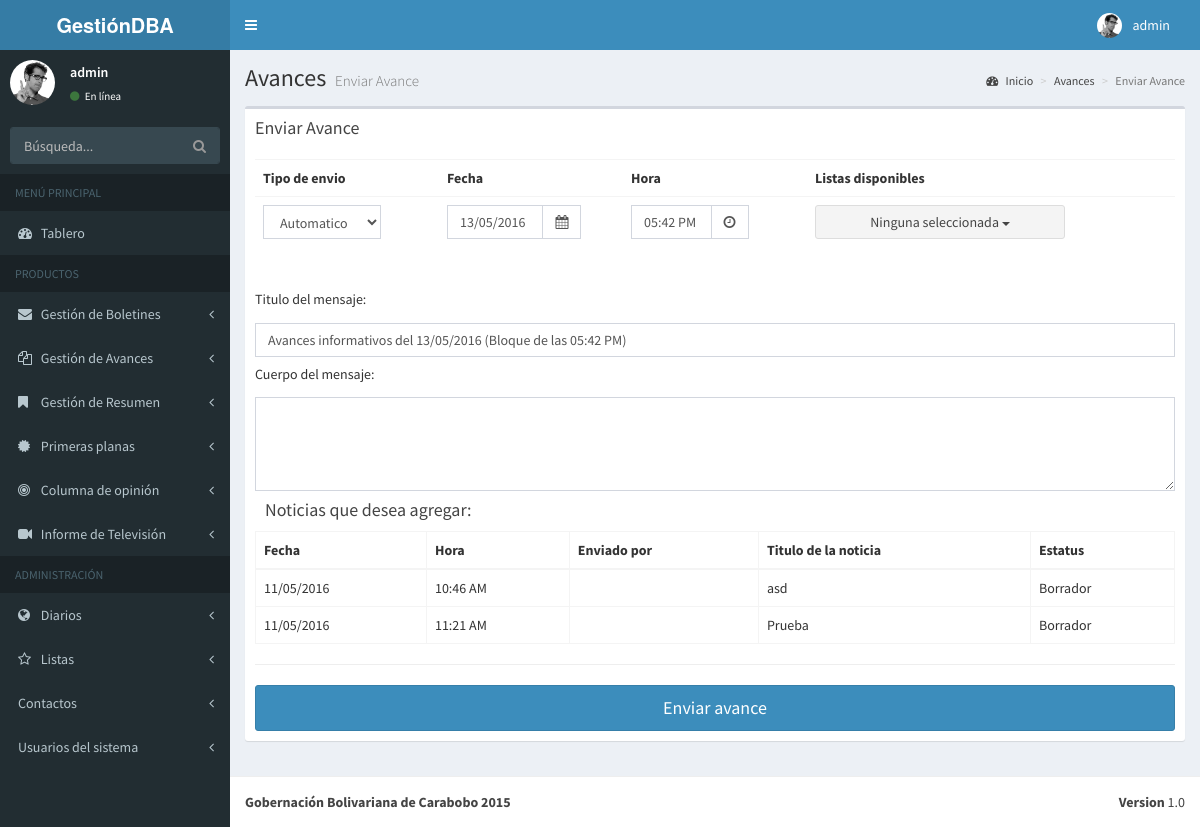
The page /avances/Avancesenviar/ (signed in) on the database as committed earlier.
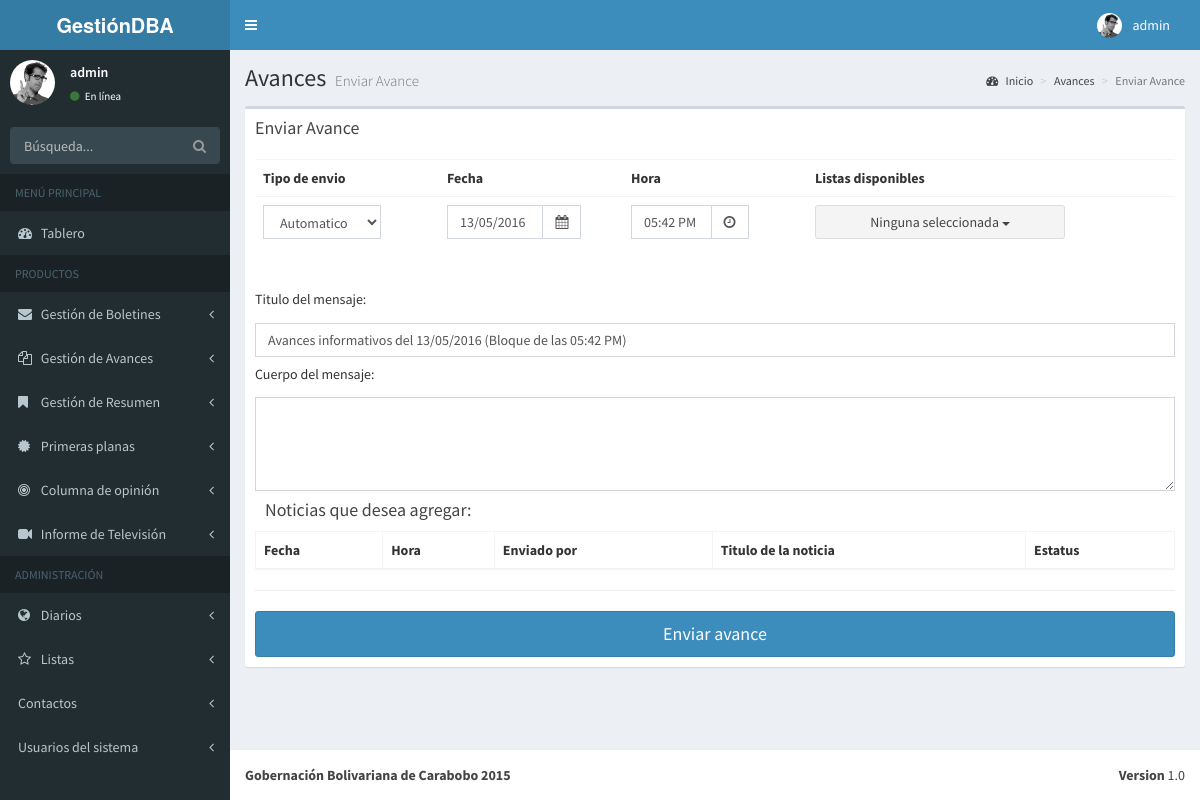
The same page on the database as committed later.
### BoletinAvances/apps/avances/models.py (models this page shows, shortened)
class Noticias(models.Model):
    avances = models.ForeignKey(Avances, verbose_name='Avances', blank=True, null=True)
    fecha = models.DateField(default=datetime.now, blank=True)
    hora = models.TimeField(auto_now_add=True, blank=True, null=True)
    tag = models.CharField(max_length=30, verbose_name='Etiqueta', choices=TAG, default='')
    status = models.CharField(max_length=110, verbose_name='Status', blank=True, null=True)
    enviadopor = models.CharField(max_length=50, verbose_name='Enviado por:')
    titulo_noticia = models.CharField(max_length=500, verbose_name='Titulo')
    antetitulo_noticia = models.CharField(max_length=500, verbose_name='Antetitulo', blank=True)
    enviadopor = models.CharField(max_length=50, verbose_name='Enviado por:')
    noticia = models.TextField(verbose_name='Extracto de la noticia')
    class Meta:
        verbose_name_plural = "Agregar noticias para avances"
        ordering = ('status',)

### BoletinAvances/apps/avances/views.py (the view, shortened to what this page needs)
class AvancesAddView(FormView):
    model = Avances
    form_class = AvancesForm
    success_url = reverse_lazy('ver_avances')
    template_name = "avances/enviarAvance.html"
    def get_context_data(self, **kwargs):
        context = super(AvancesAddView, self).get_context_data(**kwargs)
        context["Noticias"] = Noticias.objects.all().filter(status__startswith='Borrador')
        return context
    def get(self, request, *args, **kwargs):
        self.object = None
        form_class = self.get_form_class()
        form = self.get_form(form_class)
        return self.render_to_response(
            self.get_context_data(form=form))

### BoletinAvances/apps/avances/forms.py
class AvancesForm(forms.ModelForm):
    class Meta:
        model = Avances
        exclude = ('status',)
        fields = '__all__'

### BoletinAvances/apps/listas/models.py (called while the page is built)
    def __unicode__(self):
        listas = "%s" % (self.nombre_lista)
        return listas

### BoletinAvances/templates/avances/enviarAvance.html (shortened to what the changed rows need)
{% extends 'menu/menu.html' %}
{% block content-wrapper %}
{% load static %}
        <section class="content-header">
          <h1>
            Avances
            <small>Enviar Avance</small>
          </h1>
        </section>
        <section class="content">
          <div class="row">
            <div class="col-xs-12">
              <div class="box">
                <div class="box-body">
					<form id="multiselectForm" action="{% url 'enviar_avance' %}" method="post" enctype="multipart/form-data">
						<div class="large-12 columns">
							<div class="table-responsive" id="file_container" style="display:block">
								<table class="table">
								  <tr>
									<th style="width: 20%">Tipo de envio</th>
									<th style="width: 20%">Fecha</th>
									<th style="width: 20%">Hora</th>
									<th>Listas disponibles</th>
								  </tr>
								</table>
							</div>
						</div>
						<div class="box-header" data-original-title>
							<h2 class="box-title">Noticias que desea agregar:</h2>
						</div>
						<table id="example2" class="display table table-bordered" width="100%" cellspacing="0">
						  <thead>
							<tr>
							  <th>Fecha</th>
							  <th>Hora</th>
							  <th>Enviado por</th>
							  <th>Titulo de la noticia</th>
							  <th>Estatus</th>
							</tr>
						  </thead>
						  <tbody>
							{% for p in Noticias %}
							<tr id="noticias" name="noticias" value="{{ p.id }}">
							  <td name="fecha_noticia">{{ p.fecha|date:"d/m/Y" }}</td>
							  <td name="hora_noticia">{{ p.hora|date:"h:i A" }}</td>
							  <td name="enviadopor_noticia">{{ p.enviadopor }}</td>
							  <td name="titulo_noticia">{{ p.titulo_noticia }}</td>
							  <td name="status_noticia">{{ p.status }}</td>
							</tr>
							{% endfor %}
						  </tbody>
						</table>
					</form>
                </div>
              </div>
            </div>
          </div>
        </section>
{% endblock %}

Rows that differ between the two databases and show on the page:
removed Noticias: {{ p.id }} 6 (drawn), fecha "11/05/2016", hora "10:46 AM", titulo_noticia "asd", status "Borrador"
removed Noticias: {{ p.id }} 7 (drawn), fecha "11/05/2016", hora "11:21 AM", titulo_noticia "Prueba", status "Borrador"
